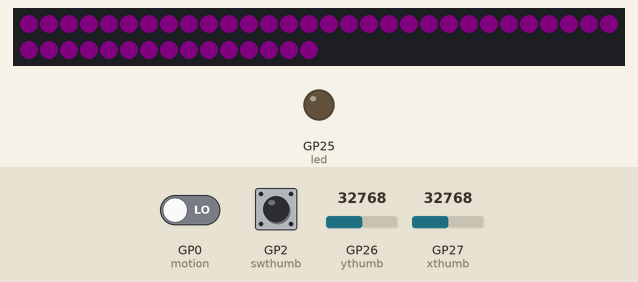
The program below on a simulated Raspberry Pi Pico running MicroPython. On the bench: 45 RGB LEDs in strip order, left to right, continuing on the next row, output pins drawn as LEDs (lit = HIGH). Inputs (shaded band) come from the test bench; at power-on: GP26 (ythumb) = 32768, GP0 (motion) LOW, GP2 (swthumb) HIGH, GP27 (xthumb) = 32768 (analog values on the 0–65535 scale). Dim RGB values are drawn brighter than linear.

Above: at 1.2 s.
1.3 s: GP26 (ythumb) set to 29345
At 3.0 s:
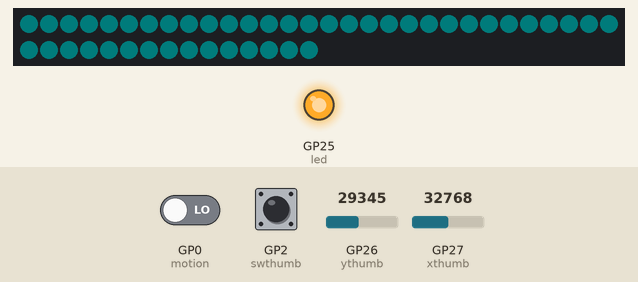
At 30.8 s:
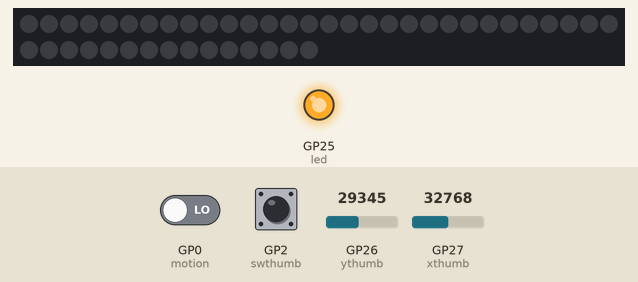
Timing chart, 0 to 33.5 s (numbered marks = the images above; inputs shaded):
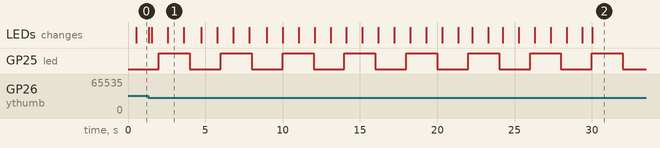

The program:

main.py
```python
from machine import Pin, Timer, ADC
led = Pin("LED", Pin.OUT)
timer = Timer()

def blink(timer):
    led.toggle()

timer.init(freq=.5, mode=Timer.PERIODIC, callback=blink)

import time
import utime
from neopixel import Neopixel

numpix = 45
pin = 1

motion = Pin(0, machine.Pin.IN, Pin.PULL_DOWN)
xthumb = ADC(Pin(27))
ythumb = ADC(Pin(26))
swthumb = Pin(2, machine.Pin.IN, Pin.PULL_UP)
input_cooldown = False
input_threshold_upper = 40000
input_threshold_lower = 30000

pixels = Neopixel(numpix, 0, pin, "GRB")

# Primary colors
red = (255, 0, 0)
green = (0, 255, 0)
blue = (0, 0, 255)
white = (255, 255, 255)

# Secondary colors
yellow = (255, 255, 0)
cyan = (0, 255, 255)
magenta = (255, 0, 255)

# Tertiary colors
amber = (255, 191, 0)
vermilion = (227, 66, 52)
chartreuse = (127, 255, 0)
spring_green = (0, 255, 127)
azure = (0, 127, 255)
violet = (127, 0, 255)
rose = (255, 0, 127)

# Update the colors list
colors = (
    red, green, blue, white, yellow, cyan, magenta,
    amber, vermilion, chartreuse, spring_green, azure, violet, rose
)

current = 6

brightness = 6
pixels.brightness(brightness)

sleep_timeout = 30000

pixels.fill(colors[current])
#pixels.set_pixel_line_gradient(0, 13, green, blue)
#pixels.set_pixel_line(14, 16, red)
#pixels.set_pixel(20, (255, 255, 255))
last_motion = utime.ticks_ms()

direction = -1
def glimmer(min_brightness, max_brightness, step):
    global direction
    global brightness
    if direction > 0:
        brightness += step
        if brightness >= max_brightness:
            direction = -1
    if direction < 0:
        brightness -= step
        if brightness <= min_brightness:
            direction = 1

def fade(min_brightness, max_brightness, step):
    global direction
    global brightness
    print(brightness)
    if direction > 0:
        brightness += step
        if brightness >= max_brightness:
            brightness = max_brightness
            return 0
    if direction < 0:
        brightness -= step
        if brightness <= min_brightness:
            brightness = min_brightness
            return 0
    return 1

def thumbstick_input():
    global brightness
    global current
    global input_cooldown
    global input_threshold_upper, input_threshold_lower
    if input_cooldown:
        if xthumb.read_u16() < input_threshold_upper and xthumb.read_u16() > input_threshold_lower and ythumb.read_u16() < input_threshold_upper and ythumb.read_u16() > input_threshold_lower:
            input_cooldown = False
        return
    # Change brightness
    if xthumb.read_u16() > input_threshold_upper:
        brightness = brightness + 1
        if brightness > 255:
            brightness = 255
    elif xthumb.read_u16() < input_threshold_lower:
        brightness = brightness - 1
        if brightness < 0:
            brightness = 0

    # Change colour
    if ythumb.read_u16() > input_threshold_upper:
        current = current + 1
        if current >= len(colors):
            current = len(colors)-1
        input_cooldown = True
    elif ythumb.read_u16() < input_threshold_lower:
        current = current - 1
        if current < 0:
            current = 0
        input_cooldown = True


while True:
    thumbstick_input()

    glimmer(2, 20, .1)

    pixels.brightness(brightness)
    #print(ythumb.read_u16())
    #print(xthumb.read_u16())
    # print(current)
    # print(brightness)

    if swthumb.value() == 1:
        pixels.fill(colors[current])
        #pixels.set_pixel_advanced(8, colors[current], brightness + 20)
    else:
        #Fade all pixels except the first 7

        # Make the first 7 pixels full white
        for i in range(7):
            pixels.set_pixel_advanced(i, white, 255)
        # turn the others off
        for i in range(7, numpix):
            pixels.set_pixel_advanced(i, (0,0,0), 0)

        # pixels.brightness(255)
        # pixels.fill(white)
        #pixels.set_pixel_advanced(8, white, brightness + 20)

    # Turn off neopixels if idle
    if motion.value() == 1:
        last_motion = utime.ticks_ms()
    elif utime.ticks_ms() - last_motion > sleep_timeout:
        pixels.fill((0,0,0))

    pixels.show()
    time.sleep(.1)
```

Measured:
- after the input at 1.3 s, the LEDs: first change after 0.05 s (image 1 shows a later state)
- by itself, GP25 (led): alternates HIGH for 2.0 s and LOW for 2.0 s
